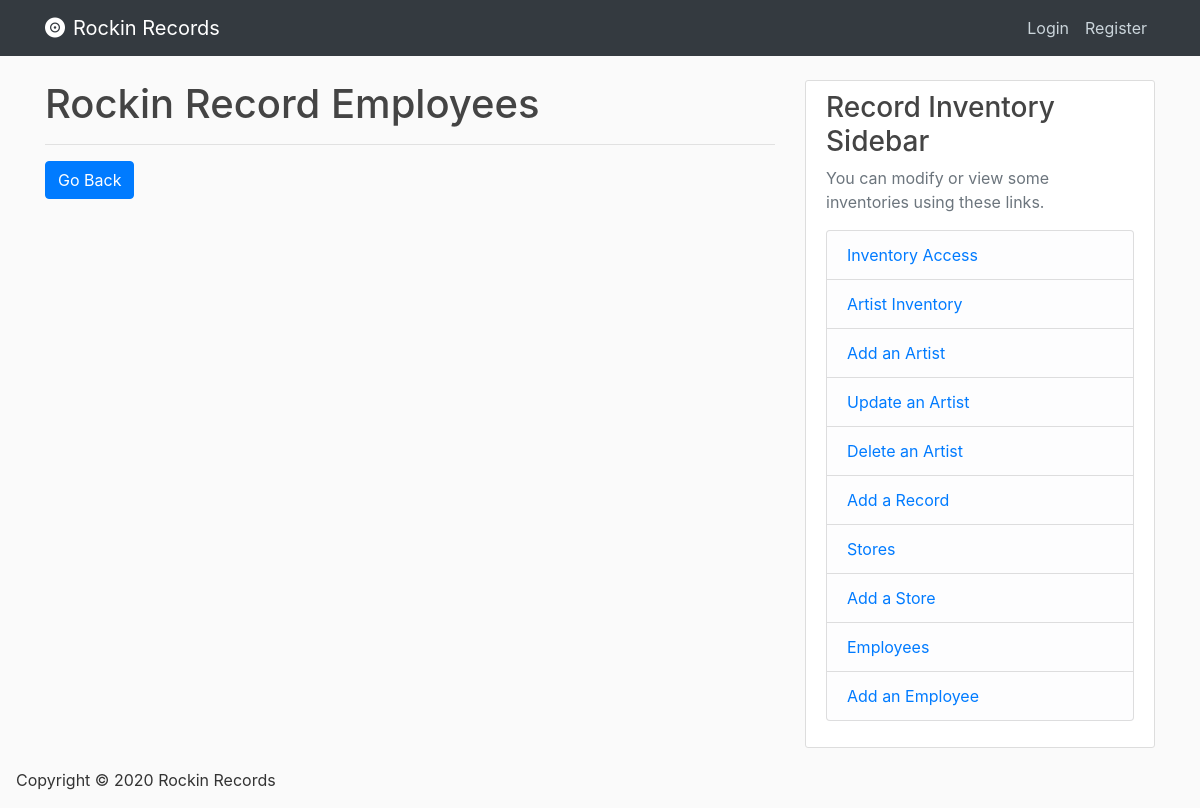
Page /employees on the earlier database version.
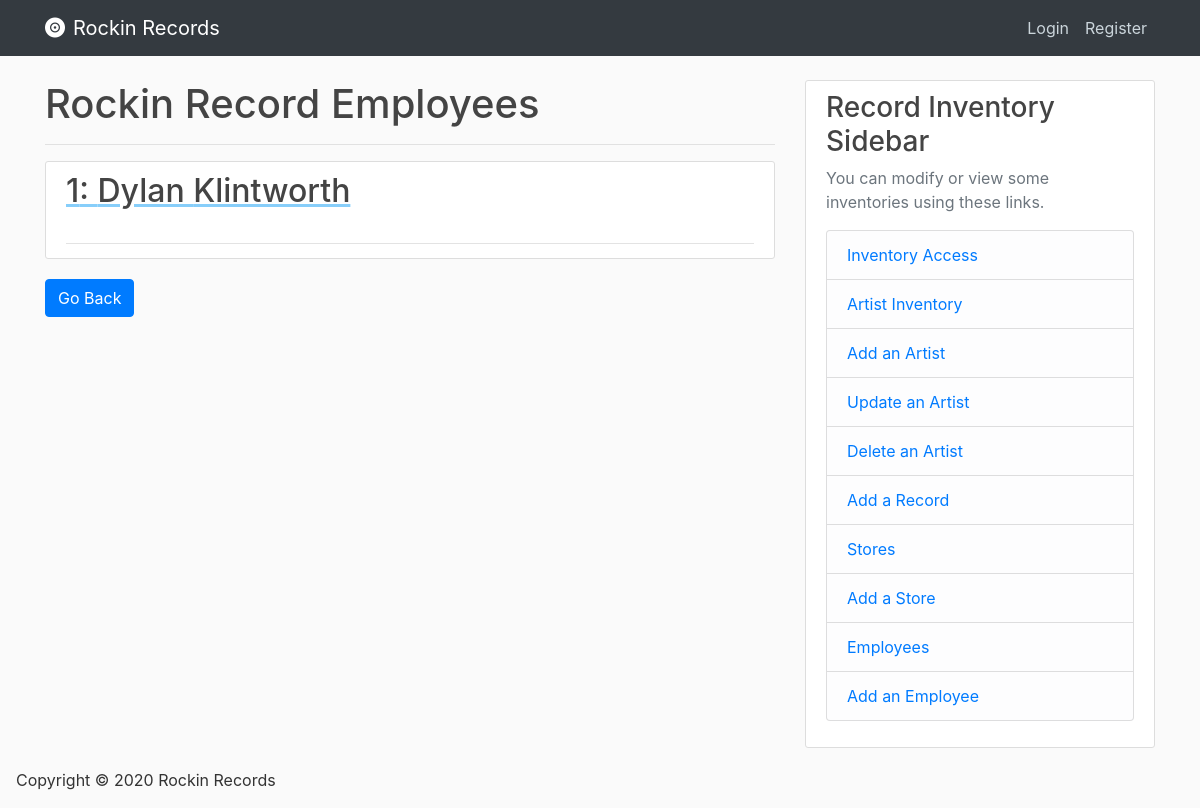
Same page on the later database version.
### database/models.py (models this page shows)
class Employees(db.Model):
    employee_id = db.Column(db.Integer, primary_key=True, nullable=False, autoincrement="auto")
    first_name = db.Column(db.String(120), nullable=False)
    last_name = db.Column(db.String(120), nullable=False)
    birth_date = db.Column(db.Date)
    street_address = db.Column(db.String(120))
    city_address = db.Column(db.String(120))
    state_address = db.Column(db.String(120))
    zip_address = db.Column(db.String(120))
    phone_number = db.Column(db.String(15))
    job_title = db.Column(db.String(120), nullable=False)
    email = db.Column(db.String(120), unique=True, nullable=False)
    store_id = db.Column(db.Integer, db.ForeignKey('stores.store_id'), nullable=False)
    salary = db.Column(db.Float)
    hourly_rate = db.Column(db.Float)

### database/routes.py (the view)
@app.route('/employees')
def employees():
    employees = Employees.query.all()
    return render_template('employees.html', employees=employees)

### database/Templates/employees.html
{% extends "index.html" %}
{% block content %}
    <h1> Rockin Record Employees </h1>
    <hr>
    {% for employee in employees %}
        <article class="media content-section">
            <div class="media-body">
                <div class="article-metadata">
                    <a class="mr-2" href="#" style="text-decoration: underline; text-decoration-color: lightskyblue;" >
                    <h2> {{ employee.employee_id }}: {{ employee.first_name }} {{employee.last_name}}</h2>
                    </a>
                </div>
          </div>
        </article>
     {% endfor %}
     <div>
        <a href="{{ url_for('home') }} ">
          <button class='btn btn-primary'>
              Go Back
          </button>
        </a>
     </div>
{% endblock content %}

Differences in the rows shown:
added Employees: employee_id "1", first_name "Dylan", last_name "Klintworth"
